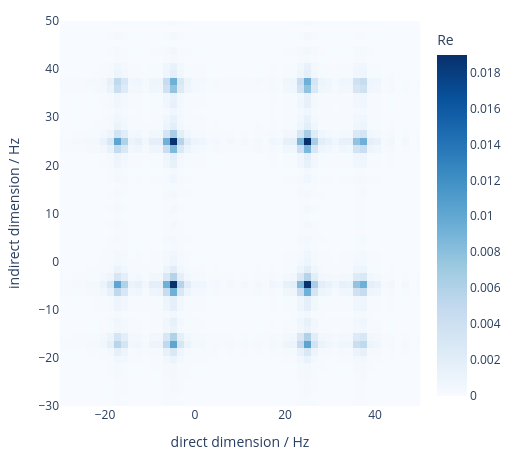

Notebook code for this chart:
### Markdown cell above
Each of the two spectra alone has peaks with a phase twist, absorption mixed with dispersion.
`reflect_spectrum` reflects a spectrum about zero frequency, a two-dimensional one about `ω1 = 0`, and
`combine_complementary_spectra(first, second)` is half the sum of the first spectrum and the reflected
second one: the twist cancels and the real part is in pure absorption.

### Code cell
import plotly.graph_objects as go

# a plotly map of the real part, with the frequency axes of the two dimensions
axis = frequency_axis(points, dwell)
figure = go.Figure(go.Heatmap(x=axis, y=axis, z=absorption.real, colorscale="Blues", zmin=0, colorbar=dict(title="Re")))
figure.update_xaxes(title="direct dimension / Hz", range=[-30, 50])
figure.update_yaxes(title="indirect dimension / Hz", range=[-30, 50])
figure.update_layout(width=520, height=460, margin=dict(l=60, r=20, t=20, b=50), template="plotly_white")
figure

### Figure 1 — Plotly figure (JSON) as saved in the notebook; plotly's stock layout.template omitted (floating-point values rounded to 4 significant figures; data arrays with more than 128 entries replaced by an {"elided": "..."} marker saying what was removed)
{"data": [{"colorbar": {"title": {"text": "Re"}}, "colorscale": [[0.0, "rgb(247,251,255)"], [0.125, "rgb(222,235,247)"], [0.25, "rgb(198,219,239)"], [0.375, "rgb(158,202,225)"], [0.5, "rgb(107,174,214)"], [0.625, "rgb(66,146,198)"], [0.75, "rgb(33,113,181)"], [0.875, "rgb(8,81,156)"], [1.0, "rgb(8,48,107)"]], "x": [-98.44, -96.88, -95.31, -93.75, -92.19, -90.62, -89.06, -87.5, -85.94, -84.38, -82.81, -81.25, -79.69, -78.12, -76.56, -75.0, -73.44, -71.88, -70.31, -68.75, -67.19, -65.62, -64.06, -62.5, -60.94, -59.38, -57.81, -56.25, -54.69, -53.12, -51.56, -50.0, -48.44, -46.88, -45.31, -43.75, -42.19, -40.62, -39.06, -37.5, -35.94, -34.38, -32.81, -31.25, -29.69, -28.12, -26.56, -25.0, -23.44, -21.88, -20.31, -18.75, -17.19, -15.62, -14.06, -12.5, -10.94, -9.375, -7.812, -6.25, -4.688, -3.125, -1.562, 0.0, 1.562, 3.125, 4.688, 6.25, 7.812, 9.375, 10.94, 12.5, 14.06, 15.62, 17.19, 18.75, 20.31, 21.88, 23.44, 25.0, 26.56, 28.12, 29.69, 31.25, 32.81, 34.38, 35.94, 37.5, 39.06, 40.62, 42.19, 43.75, 45.31, 46.88, 48.44, 50.0, 51.56, 53.12, 54.69, 56.25, 57.81, 59.38, 60.94, 62.5, 64.06, 65.62, 67.19, 68.75, 70.31, 71.88, 73.44, 75.0, 76.56, 78.12, 79.69, 81.25, 82.81, 84.38, 85.94, 87.5, 89.06, 90.62, 92.19, 93.75, 95.31, 96.88, 98.44, 100.0], "y": [-98.44, -96.88, -95.31, -93.75, -92.19, -90.62, -89.06, -87.5, -85.94, -84.38, -82.81, -81.25, -79.69, -78.12, -76.56, -75.0, -73.44, -71.88, -70.31, -68.75, -67.19, -65.62, -64.06, -62.5, -60.94, -59.38, -57.81, -56.25, -54.69, -53.12, -51.56, -50.0, -48.44, -46.88, -45.31, -43.75, -42.19, -40.62, -39.06, -37.5, -35.94, -34.38, -32.81, -31.25, -29.69, -28.12, -26.56, -25.0, -23.44, -21.88, -20.31, -18.75, -17.19, -15.62, -14.06, -12.5, -10.94, -9.375, -7.812, -6.25, -4.688, -3.125, -1.562, 0.0, 1.562, 3.125, 4.688, 6.25, 7.812, 9.375, 10.94, 12.5, 14.06, 15.62, 17.19, 18.75, 20.31, 21.88, 23.44, 25.0, 26.56, 28.12, 29.69, 31.25, 32.81, 34.38, 35.94, 37.5, 39.06, 40.62, 42.19, 43.75, 45.31, 46.88, 48.44, 50.0, 51.56, 53.12, 54.69, 56.25, 57.81, 59.38, 60.94, 62.5, 64.06, 65.62, 67.19, 68.75, 70.31, 71.88, 73.44, 75.0, 76.56, 78.12, 79.69, 81.25, 82.81, 84.38, 85.94, 87.5, 89.06, 90.62, 92.19, 93.75, 95.31, 96.88, 98.44, 100.0], "z": {"elided": "128x128 float values"}, "zmin": 0, "type": "heatmap"}], "layout": {"xaxis": {"title": {"text": "direct dimension / Hz"}, "range": [-30, 50]}, "yaxis": {"title": {"text": "indirect dimension / Hz"}, "range": [-30, 50]}, "margin": {"l": 60, "r": 20, "t": 20, "b": 50}, "width": 520, "height": 460}}
